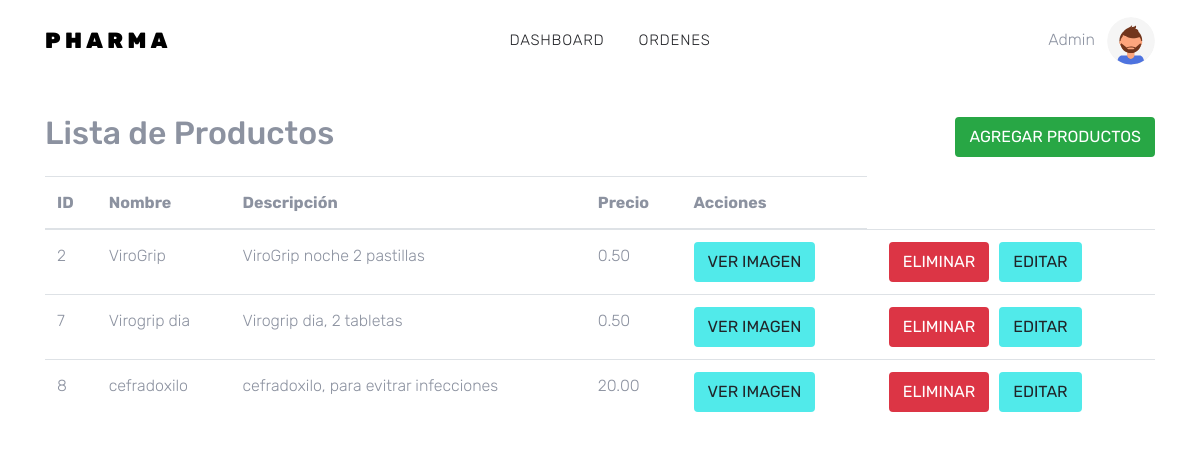
The page /pages/admin/dashboard.php (signed in) on the database its author committed.
### tables this page shows
CREATE TABLE `productos` (
  `id` int NOT NULL AUTO_INCREMENT,
  `nombre` varchar(255) NOT NULL,
  `descripcion` text NOT NULL,
  `precio` decimal(10,2) NOT NULL,
  `imagen` varchar(255) NOT NULL,
  PRIMARY KEY (`id`)
);

### controllers/config/conexion.php (called while the page is built, shortened)
<?php
class conection
{
    private $server = "localhost";
    private $user = "root";
    private $password = "root";
    private $db_name = "farmacia";
    public $conection;
    public function __construct()
    {
        try {
            $this->conection = new PDO("mysql:host=$this->server; dbname=$this->db_name; charset=utf8mb4", $this->user, $this->password);
            $this->conection->setAttribute(PDO::ATTR_ERRMODE, PDO::ERRMODE_EXCEPTION);
        } catch (PDOException $e) {
            throw $e;
        }
    }
    public function consultar($sql)
    {
        $sentencia = $this->conection->prepare($sql);
        $sentencia->execute();
        return $sentencia->fetchAll();
    }
    public function rowCount($sql)
    {
        $sentencia = $this->conection->prepare($sql);
        $sentencia->execute();
        $count = $sentencia->rowCount();
        return $count;
    }
}
$conn = new conection();

### pages/admin/dashboard.php (the view, shortened to what this page needs)
<?php
include_once('../../controllers/config/conexion.php');
$sql = "SELECT * FROM productos";
$rowCount = $data = $conn->rowCount($sql);
$data = $conn->consultar($sql);
?>
<!DOCTYPE html>
<html lang="en">
<head>
  <?php include_once("../../components/heads.php") ?>
</head>
<body id="page-top">
  <div class="site-wrap">
    <?php include_once("../../components/nav_admin.php") ?>
    <div class="container" style="display: flex;flex-direction: column;gap: 1rem;">
      <div style="display: flex; justify-content: space-between; align-items: center;">
        <h2>Lista de Productos</h2>
        <a href="agregarProductos.php" class="btn btn-success">Agregar productos</a>
      </div>
      <table class="table">
        <thead>
          <tr>
            <th>ID</th>
            <th>Nombre</th>
            <th>Descripción</th>
            <th>Precio</th>
            <th>Acciones</th>
          </tr>
        </thead>
        <tbody>
          <?php
          if ($rowCount > 0) {
            foreach ($data as $producto) {
              echo '<tr>';
              echo '<td>' . $producto['id'] . '</td>';
              echo '<td>' . $producto['nombre'] . '</td>';
              echo '<td>' . $producto['descripcion'] . '</td>';
              echo '<td>' . $producto['precio'] . '</td>';
              echo '<td><a href="#" class="btn btn-primary view-image-btn" data-image="../../uploads/' . $producto['imagen'] . '">Ver imagen</a></td>';
              echo '<td>';
              echo '<a style="margin: 0 10px;" href="#" class="btn btn-danger delete-btn" data-id="' . $producto['id'] . '">Eliminar</a>';
              echo '<a href="editarProductos.php?id=' . $producto['id'] . '" class="btn btn-primary">Editar</a>';
              echo '</td>';
              echo '</tr>';
            }
          }
          ?>
        </tbody>
      </table>
    </div>
  </div>
</body>
</html>

### resources/css/style.css (style rules this page uses)
body { line-height: 1.7; color: #8c92a0; font-weight: 300; font-size: 16px; }
a { -webkit-transition: .3s all ease; -o-transition: .3s all ease; transition: .3s all ease; }
.site-wrap:before { -webkit-transition: .3s all ease-in-out; -o-transition: .3s all ease-in-out; transition: .3s all ease-in-out; background: rgba(0, 0, 0, 0.6); content: ""; position: absolute; z-index: 2000; top: 0; left: 0; right: 0; bottom: 0; opacity: 0; visibility: hidden; }
.btn { -webkit-transition: .3s all ease-in-out; -o-transition: .3s all ease-in-out; transition: .3s all ease-in-out; text-transform: uppercase; border-width: 2px; }

### rows shown on the page
productos: id "2", nombre "ViroGrip", descripcion "ViroGrip noche 2 pastillas", precio "0.50"
productos: id "7", nombre "Virogrip dia", descripcion "Virogrip dia, 2 tabletas", precio "0.50"
productos: id "8", nombre "cefradoxilo", descripcion "cefradoxilo, para evitrar infecciones", precio "20.00"

### other values the page prints
$_SESSION['name'] "Admin"
